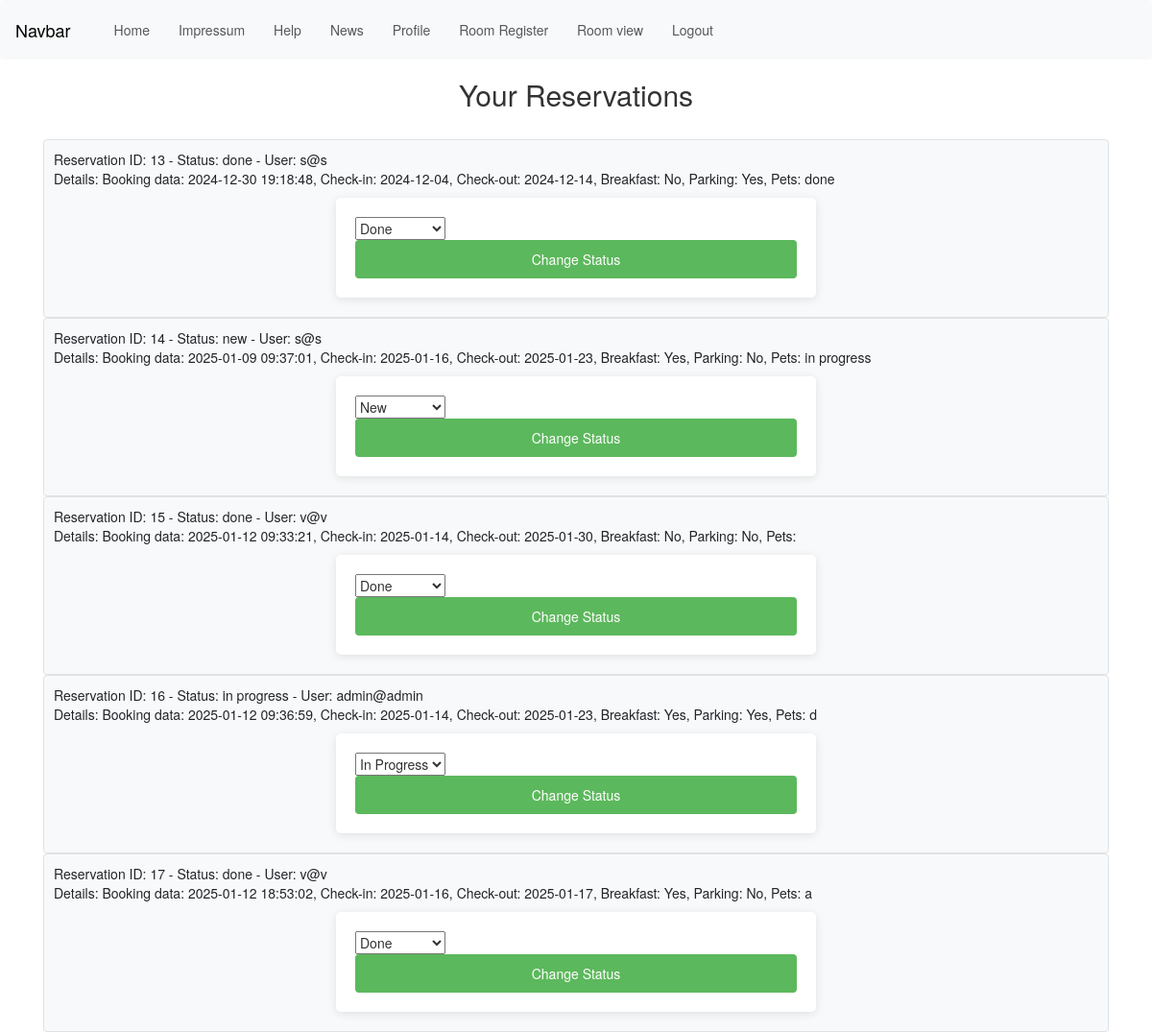
The app's page /inc/view_room.php (signed in), older data.
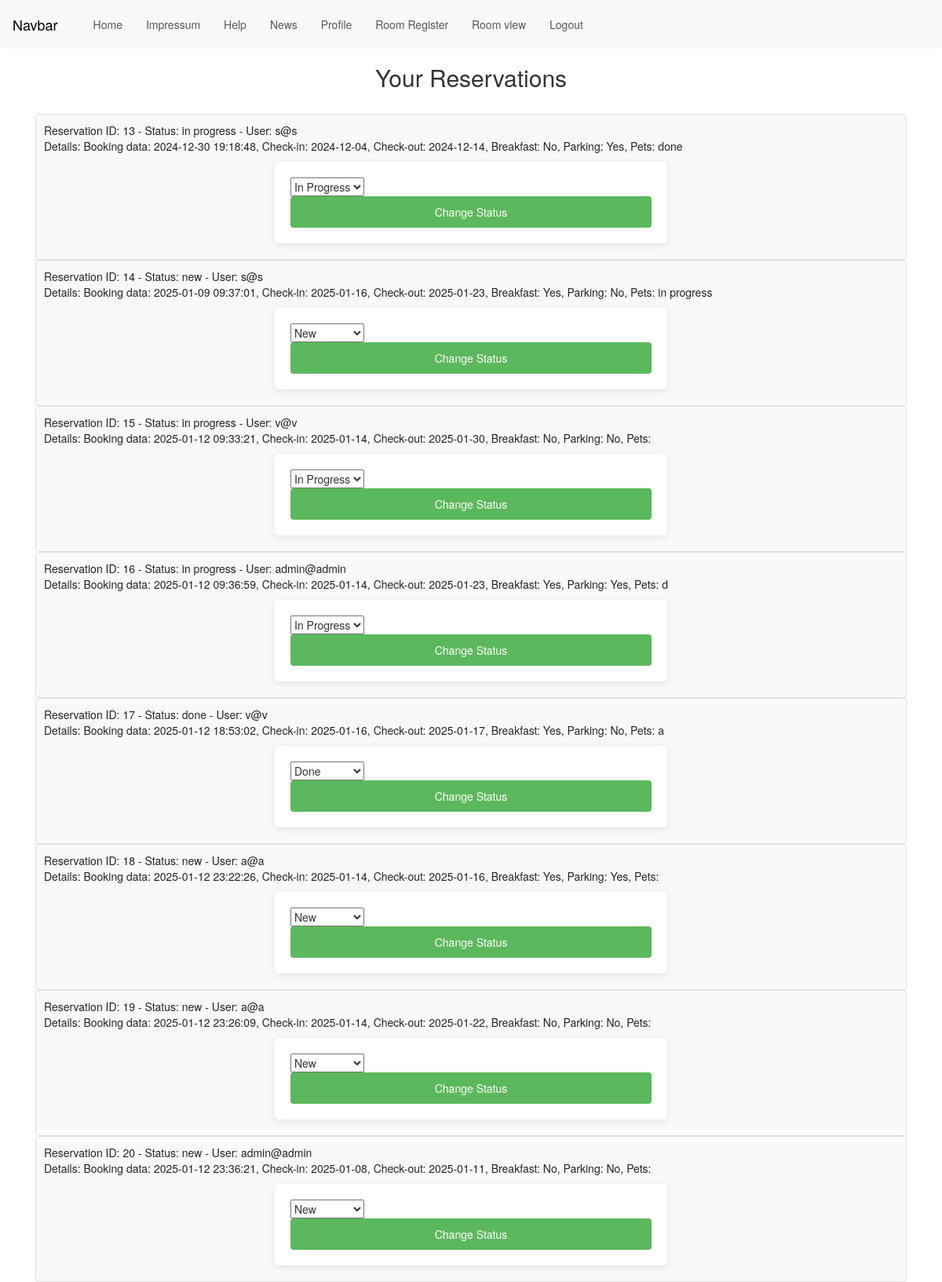
The same page, newer data.
### tables this page shows
CREATE TABLE `rooms` (
  `checkin` date NOT NULL,
  `checkout` date NOT NULL,
  `breakfast` varchar(10) NOT NULL,
  `parking` varchar(10) NOT NULL,
  `pets` varchar(100) NOT NULL,
  `id` int NOT NULL,
  `status` varchar(100) NOT NULL,
  `date` datetime NOT NULL,
  `email` varchar(30) NOT NULL
);

### inc/view_room.php (the view, shortened to what this page needs)
<head>
    <?php include 'head.php'; ?>
    <link rel="stylesheet" href="../res/css/style.css">
</head>
<body>
    <?php
    $tableName = 'rooms';
    include 'navigation.php';
    include 'db.php';
    echo "<h2 style='text-align: center;'>Your Reservations</h2>";
    if ($_SESSION['isAdmin']) {
        $sql = "SELECT * FROM $tableName";
    } else {
        $email = $_SESSION['user_logged_in'];
        $sql = "SELECT * FROM $tableName WHERE email='$email'";
    }
    $result = $db_obj->query($sql);
    $rows = [];
    while ($row = $result->fetch_array(MYSQLI_ASSOC)) {
        $rows[] = $row;
    }
    if (!empty($rows)) {
        echo "<div class='container mt-5'>";
        foreach ($rows as $row) {
            echo "<div class='border p-3 rounded bg-light'>";
            echo "<p class='text-dark font-weight-bold'>Reservation ID: " . $row['id'] . " - Status: {$row['status']}";
            if ($_SESSION['isAdmin']) {
                echo " - User: " . $row['email'];
            }
            echo "<br>";
            echo "Details: Booking data: {$row['date']}, Check-in: {$row['checkin']}, Check-out: {$row['checkout']}, Breakfast: {$row['breakfast']}, Parking: {$row['parking']}, Pets: {$row['pets']}<br>";
            if ($_SESSION['isAdmin']) {
                echo "<form method='POST' action=''>";
                echo "<select name='new_status'>";
                echo "<option value='new'" . ($row['status'] == 'new' ? ' selected' : '') . ">New</option>";
                echo "<option value='in progress'" . ($row['status'] == 'in progress' ? ' selected' : '') . ">In Progress</option>";
                echo "<option value='done'" . ($row['status'] == 'done' ? ' selected' : '') . ">Done</option>";
                echo "</select>";
                echo "<input type='submit' value='Change Status'>";
                echo "</form>";
            }
            echo "</p>";
            echo "</div>";
        }
        echo "</div>";
    } else {
        echo "<p>No reservations found.</p>";
    }
    ?>
</body>

### inc/head.php (shortened to what this page needs)
<head>
    <link href="https://cdn.jsdelivr.net/npm/bootstrap@5.3.3/dist/css/bootstrap.min.css" rel="stylesheet"
>
</head>

### inc/navigation.php (shortened to what this page needs)
<?php
$currentDir = dirname($_SERVER['SCRIPT_FILENAME']);
if (strpos($currentDir, 'inc') !== false) {
    $cssPath = '../';
    $menuPath = '';
} else {
    $cssPath = '';
    $menuPath = 'inc/';
}
$isLoggedIn = isset($_SESSION['user_logged_in']);
$isAdmin = isset($_SESSION['isAdmin']) === true;
?>
<!DOCTYPE html>
<html>
<head>
    <link rel="stylesheet" href="<?php echo $cssPath; ?>res/css/navigation.css">
    <link rel="stylesheet" href="https://maxcdn.bootstrapcdn.com/bootstrap/3.4.1/css/bootstrap.min.css">
</head>
<body>
    <nav class="navbar navbar-expand-lg navbar-light bg-light">
        <a class="navbar-brand" href="#">Navbar</a>
        <div class="collapse navbar-collapse" id="navbarSupportedContent">
            <ul class="navbar-nav mr-auto">
                <li class="nav-item active">
                    <a class="nav-link" href="<?php echo $cssPath; ?>index.php">Home</a>
                </li>
                <li class="nav-item active">
                    <a class="nav-link" href="<?php echo $menuPath; ?>impressum_new.php">Impressum</a>
                </li>
                <li class="nav-item active">
                    <a class="nav-link" href="<?php echo $menuPath; ?>help.php">Help</a>
                </li>
                <li class="nav-item active">
                    <a class="nav-link" href="<?php echo $menuPath; ?>news.php">News</a>
                </li>
                <?php if ($isLoggedIn || $isAdmin): ?>
                    <li class="nav-item active"><a class="nav-link" href="<?php echo $menuPath; ?>profile.php">Profile</a>
                    </li>
                    <li class="nav-item active"><a class="nav-link" href="<?php echo $menuPath; ?>room_reg.php">Room
                            Register</a></li>
                    <li class="nav-item active"><a class="nav-link" href="<?php echo $menuPath; ?>view_room.php">Room
                            view</a></li>
                    <li class="nav-item active"><a class="nav-link" href="<?php echo $menuPath; ?>logout.php">Logout</a>
                    </li>
                <?php endif; ?>
            </ul>
        </div>
    </nav>
</body>
</html>

### res/css/style.css (style rules this page uses)
form { background: white; padding: 20px; border-radius: 5px; box-shadow: 0 2px 10px rgba(0, 0, 0, 0.1); width: 500px; margin: auto; }
input[type="submit"] { background-color: #5cb85c; color: white; border: none; padding: 10px; border-radius: 4px; cursor: pointer; width: 100%; }

### res/css/navigation.css (style rules this page uses)
nav { background-color: #333; padding: 10px; }
nav ul { list-style-type: none; margin: 0; padding: 0; display: flex; }
nav ul li { margin-right: 20px; }
nav ul li a { color: white; text-decoration: none; padding: 8px 16px; transition: background-color 0.3s; }

Row changes from the older to the newer data that the page shows:
changed rooms id 13: status "done" → "in progress"; new_status "Done" → "In Progress"
changed rooms id 15: status "done" → "in progress"; new_status "Done" → "In Progress"
added rooms: id "18", status "new", email "a@a", date "2025-01-12 23:22:26", checkin "2025-01-14", checkout "2025-01-16", breakfast "Yes", parking "Yes", new_status "New"
added rooms: id "19", status "new", email "a@a", date "2025-01-12 23:26:09", checkin "2025-01-14", checkout "2025-01-22", breakfast "No", parking "No", new_status "New"
added rooms: id "20", status "new", email "admin@admin", date "2025-01-12 23:36:21", checkin "2025-01-08", checkout "2025-01-11", breakfast "No", parking "No", new_status "New"
